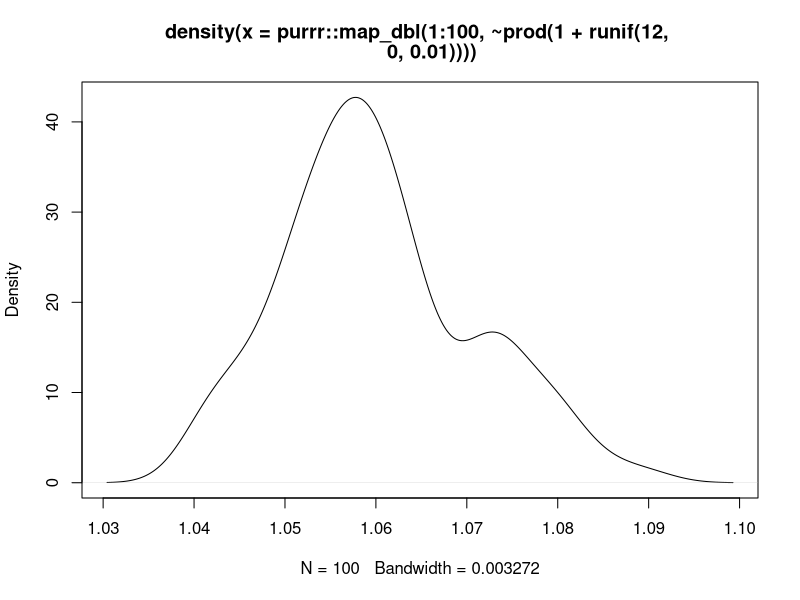

Write the R code that produced this figure.
## ---- chunk 1
prod(1+ runif(12,0,0.1))

plot(density(purrr::map_dbl(1:100, ~ prod(1+runif(12,0,0.01)))))

